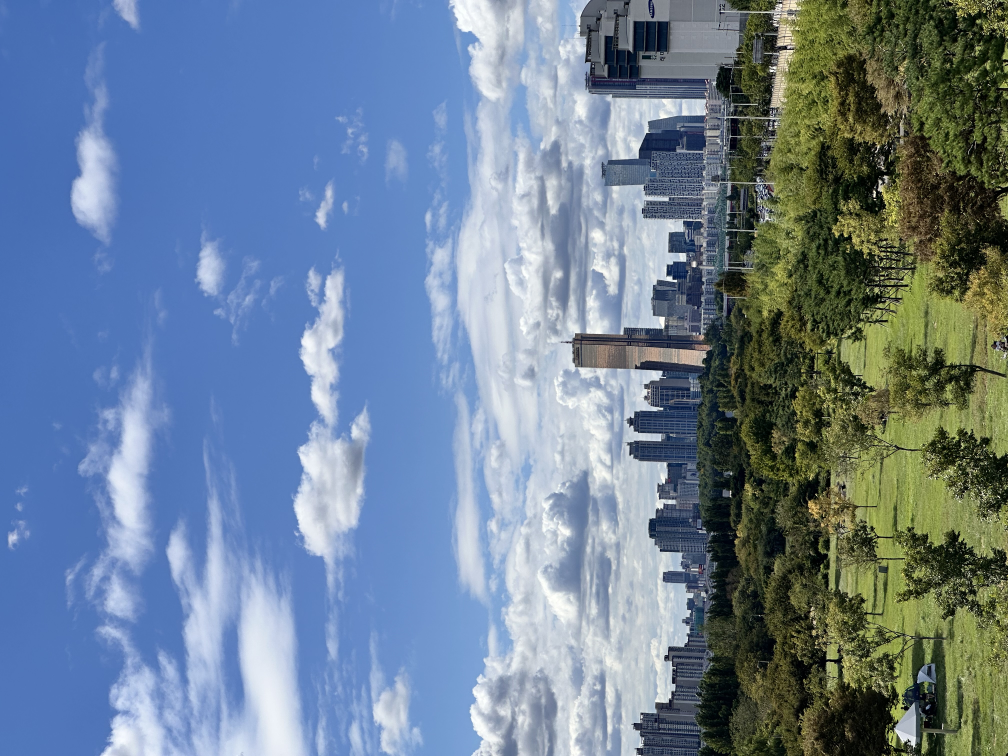
#> input picture references/ref_ichon_bridge.jpg, 4032 x 3024 px (shown at 1/4 size); its folder holds only this picture in this run
$ python -i auto_rotate_images.py   (imports and definitions only)
#> lines starting #> are read from the running program, lines starting #| are printed output that depends on the picture
#!/usr/bin/env python3
"""
B등급 이미지 자동 회전 스크립트 (김감독 승인)

세로 이미지를 가로로 자동 회전하여 A등급으로 승격 가능하게 처리
"""

import os
from pathlib import Path
from PIL import Image, ExifTags
import json
from datetime import datetime

# 경로 설정
BASE_DIR = Path("/Users/al02399300/Desktop/Jun_AI/Dog_Contents/project_sunshine/content/images/sunshine/01_usable")
GRADE_B_DIR = BASE_DIR / "grade_B_80_89"
EXPRESSION_ROTATION = GRADE_B_DIR / "expression_rotation"
LOCATION_ROTATION = GRADE_B_DIR / "location_rotation"

# 회전 후 저장할 폴더
OUTPUT_DIR = BASE_DIR / "rotated_to_A"

# 결과 추적
results = {
    "rotated": [],
    "skipped": [],
    "errors": [],
    "timestamp": datetime.now().isoformat()
}


def get_exif_orientation(img):
    """EXIF에서 회전 정보 추출"""
    try:
        exif = img._getexif()
        if exif:
            for tag_id, value in exif.items():
                tag = ExifTags.TAGS.get(tag_id, tag_id)
                if tag == 'Orientation':
                    return value
    except:
        pass
    return None


def auto_rotate_image(img_path: Path, output_dir: Path) -> dict:
    """이미지 자동 회전"""
#> called with img_path = '../references/ref_ichon_bridge.jpg', output_dir = 'out.png'
    try:
        img = Image.open(img_path)
#> img is the input picture: PIL image 4032x3024 RGB; mean R, G, B 109.2, 129, 149.6
        width, height = img.size
#> width = 4032; height = 3024
        original_size = (width, height)
#> original_size = (4032, 3024)

        rotated = False
        rotation_angle = 0

        # EXIF 기반 회전
        orientation = get_exif_orientation(img)
#> in get_exif_orientation, `exif = img._getexif()`: exif = 48 items
#> the loop in get_exif_orientation, `for tag_id, value in exif.items():` made 7 passes
#> (tag_id, value, tag) on passes 2 to 7: (296, 2, 'ResolutionUnit'), (34665, 242, 'ExifOffset'), (271, 'Apple', 'Make'), (272, 'iPhone 14 Pro Max', 'Model'), (305, '18.0', 'Software'), (274, 6, 'Orientation')
#> (tag_id, tag) on pass 1: (34853, 'GPSInfo')
#> orientation = 6
        if orientation:
            if orientation == 3:
                img = img.rotate(180, expand=True)
                rotated = True
                rotation_angle = 180
            elif orientation == 6:
                img = img.rotate(270, expand=True)
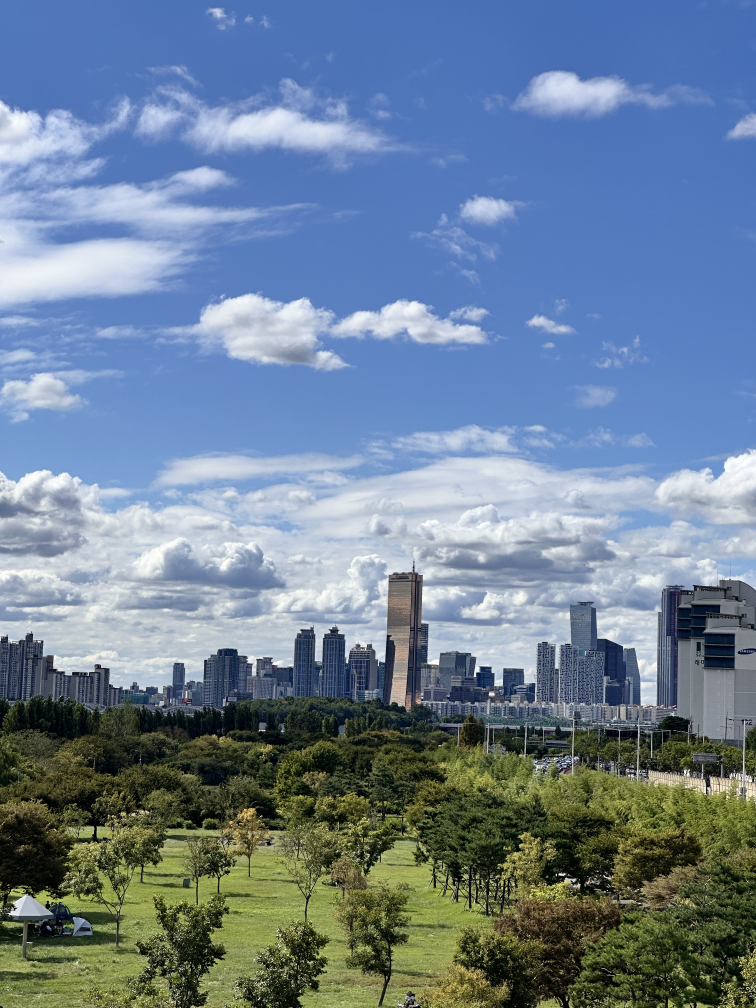
#> img: PIL image 3024x4032 RGB (shown at 1/4 size); mean R, G, B 109.2, 129, 149.6
                rotated = True
                rotation_angle = 270
            elif orientation == 8:
                img = img.rotate(90, expand=True)
                rotated = True
                rotation_angle = 90

        # EXIF 없으면 비율로 판단 (세로가 가로보다 길면 회전)
        if not rotated:
            current_w, current_h = img.size
            if current_h > current_w * 1.2:
                # 시계방향 90도 회전 (270도 = -90도)
                img = img.rotate(270, expand=True)
                rotated = True
                rotation_angle = 270

        if rotated:
            # 출력 폴더 생성
            output_dir.mkdir(parents=True, exist_ok=True)

            # 저장 (EXIF 제거하고 저장)
            output_path = output_dir / img_path.name

            # RGB 모드로 변환 (RGBA인 경우)
            if img.mode in ('RGBA', 'P'):
                img = img.convert('RGB')

            img.save(output_path, "JPEG", quality=95)

            new_w, new_h = img.size
            return {
                "filename": img_path.name,
                "original_size": original_size,
                "new_size": (new_w, new_h),
                "rotation": rotation_angle,
                "status": "rotated"
            }
        else:
            return {
                "filename": img_path.name,
                "original_size": original_size,
                "status": "skipped",
                "reason": "회전 불필요"
            }

    except Exception as e:
        return {
#> (the run stopped early here; a loop or call above may not have finished)

$ run again, on references/ref_ichon_grass.jpg
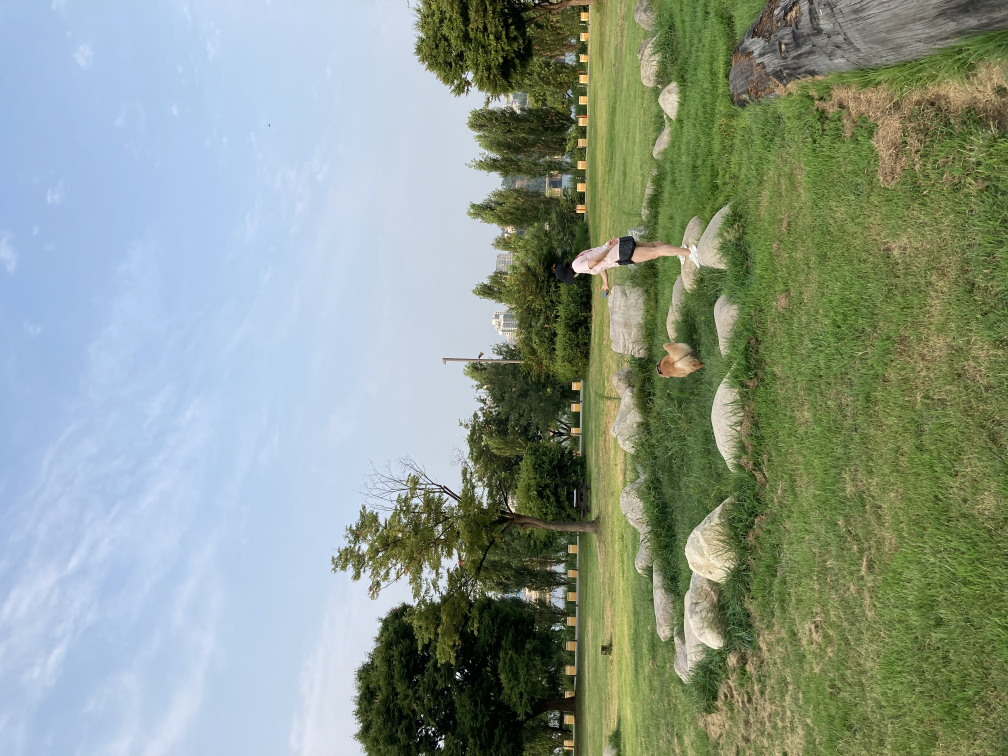
#> input picture references/ref_ichon_grass.jpg, 4032 x 3024 px (shown at 1/4 size)
#> in auto_rotate_image, img is the input picture: PIL image 4032x3024 RGB; mean R, G, B 138.5, 152.4, 139.6
#> exif = 48 items
#> the loop in get_exif_orientation, `for tag_id, value in exif.items():` made 7 passes
#> (tag_id, value, tag) on passes 2 to 7: (296, 2, 'ResolutionUnit'), (34665, 264, 'ExifOffset'), (271, 'Apple', 'Make'), (272, 'iPhone SE (2nd generation)', 'Model'), (305, '14.7.1', 'Software'), (274, 6, 'Orientation')
#> orientation = 6
#> in auto_rotate_image, `img = img.rotate(270, expand=True)`:
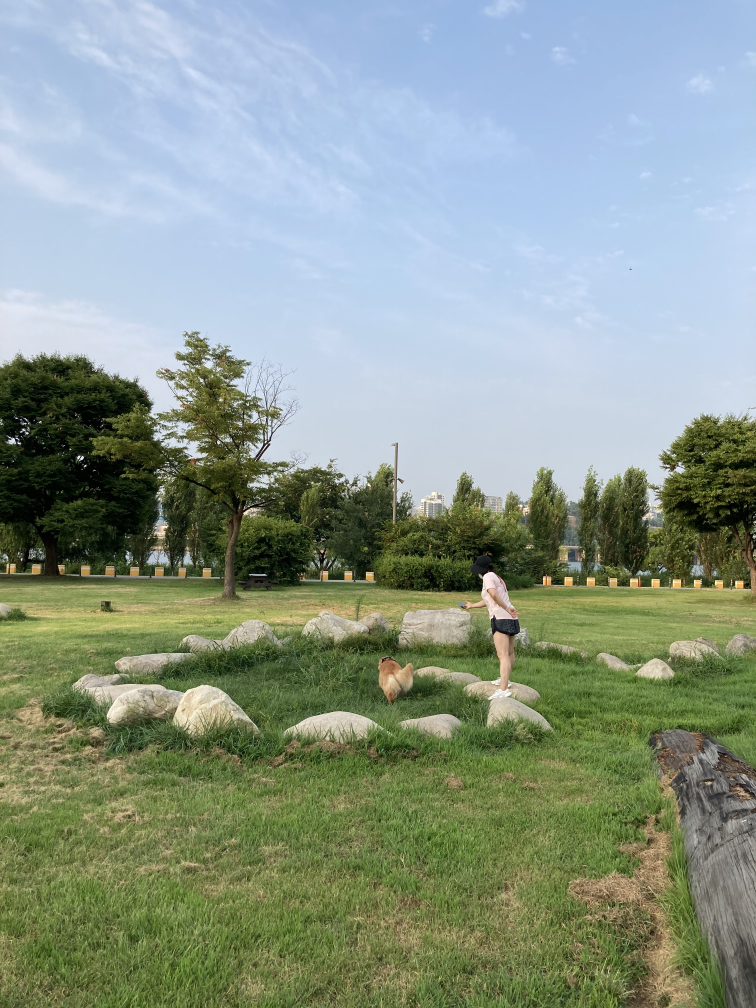
#> img: PIL image 3024x4032 RGB (shown at 1/4 size); mean R, G, B 138.5, 152.4, 139.6

$ run again, on references/ref_ichon_tree.jpg
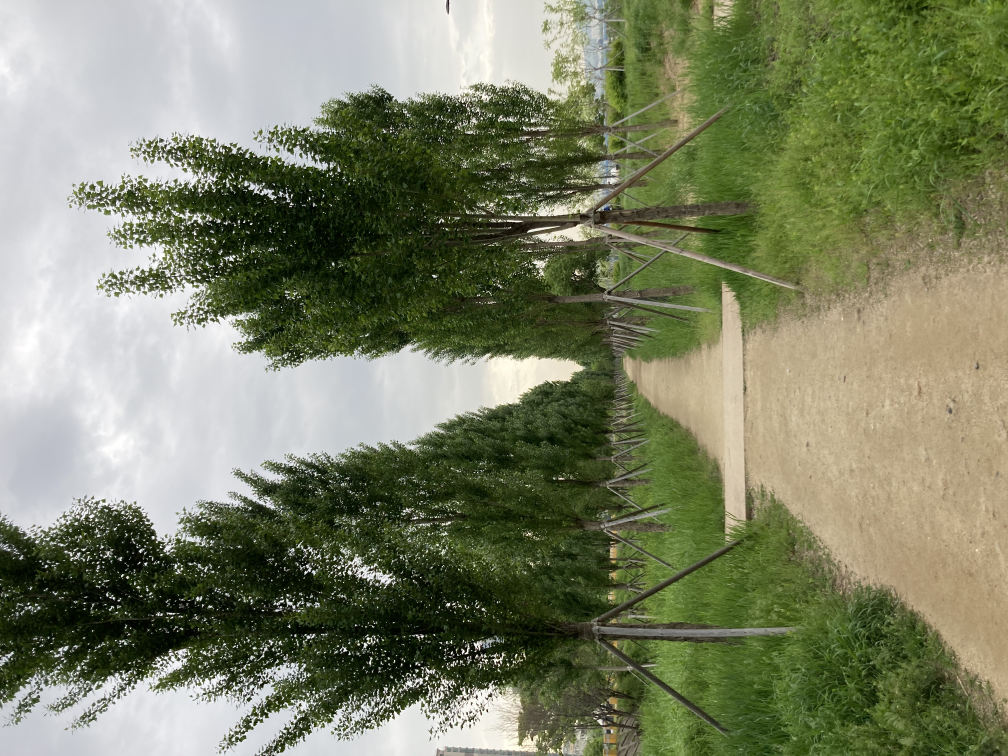
#> input picture references/ref_ichon_tree.jpg, 4032 x 3024 px (shown at 1/4 size)
#> in auto_rotate_image, img is the input picture: PIL image 4032x3024 RGB; mean R, G, B 123.7, 129.2, 101.6
#> exif = 48 items
#> the loop in get_exif_orientation, `for tag_id, value in exif.items():` made 7 passes
#> (tag_id, value, tag) on passes 2 to 7: (296, 2, 'ResolutionUnit'), (34665, 264, 'ExifOffset'), (271, 'Apple', 'Make'), (272, 'iPhone SE (2nd generation)', 'Model'), (305, '14.4.2', 'Software'), (274, 6, 'Orientation')
#> orientation = 6
#> in auto_rotate_image, `img = img.rotate(270, expand=True)`:
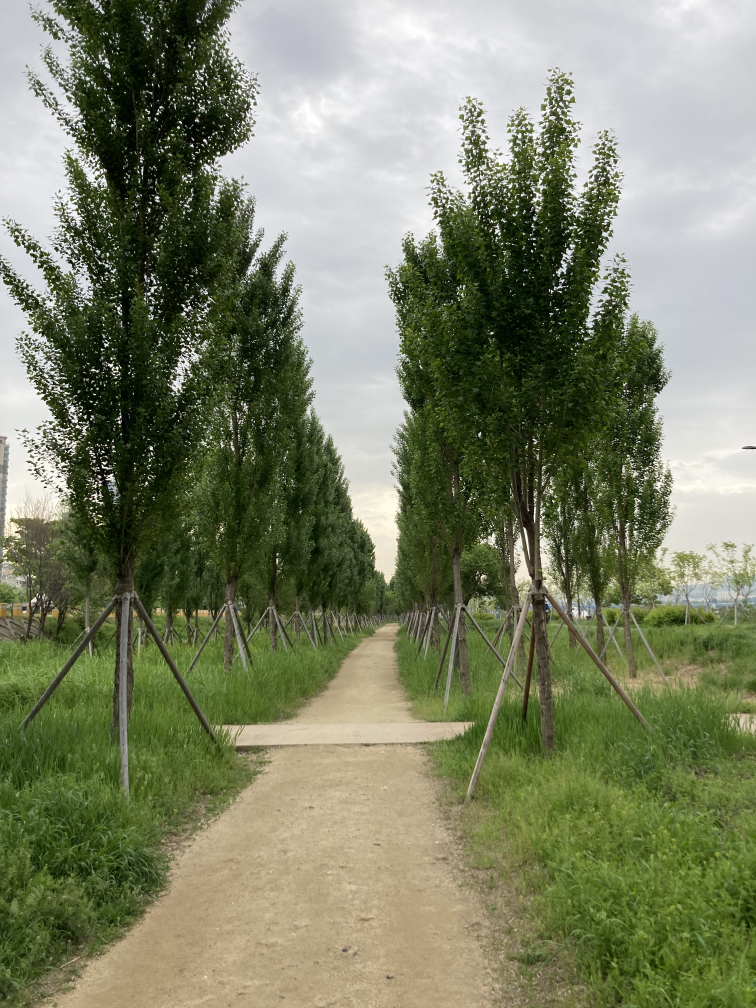
#> img: PIL image 3024x4032 RGB (shown at 1/4 size); mean R, G, B 123.7, 129.2, 101.6
